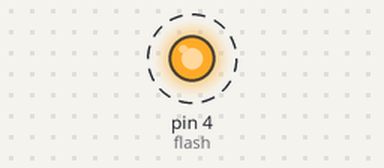
Bench run of a program on a simulated MicroPython board. Parts: output pins drawn as LEDs (lit = HIGH). Dashed ring = blinking.

Above: at 0.05 s.
Timing chart, 0 to 3.0 s (numbered marks = the images above):
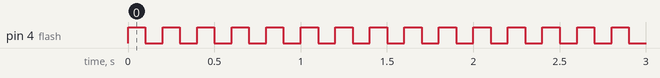

Measured:
- by itself, pin 4 (flash): alternates HIGH for 0.10 s and LOW for 0.10 s

The program:

c0_simple_blink.py
```python
from machine import Pin
import time

flash = Pin(4, Pin.OUT, value=0)

while True:
    flash.value(1)          # 켜기
    time.sleep_ms(100)      # 100ms 동안 대기
    flash.value(0)          # 끄기
    time.sleep_ms(100)      # 100ms 동안 대기
```
